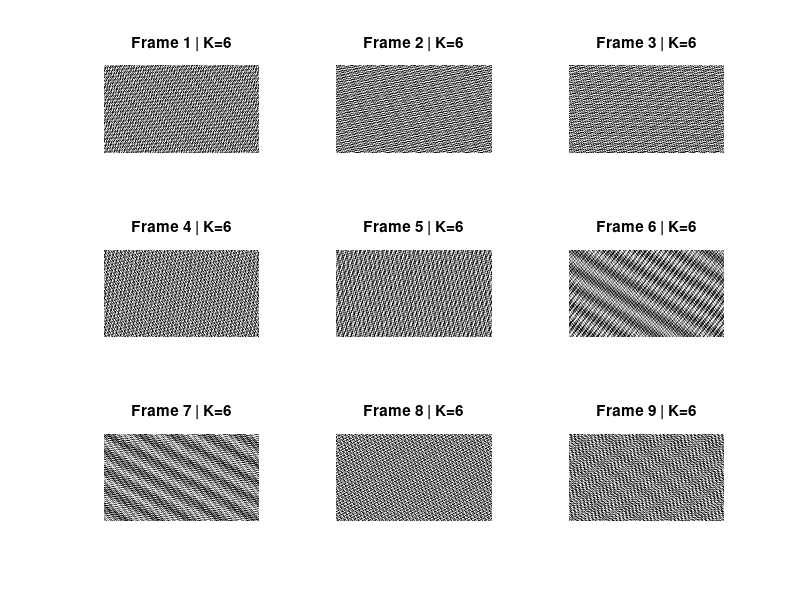

Recreate this plot in MATLAB.
%function demo_hyperplaid_tightgrid()
% Tight-grid hyperplaid demo (no PTB). Rectangular Hartley sublattice, no disk.
% - Exact integer cycles across the field (tight within the reduced subspace)
% - 6 gratings per frame; random picks from a regular k-lattice
% - Hartley-style phase: cas equivalently via sin() with ±pi/4 (± adds the π flip)

% ----------------------- Rig / design params ----------------------------
Wdeg = 51.344;                  % field width (deg)  <-- set your screen
Hdeg = 28.881;                  % field height (deg) <-- set your screen
ppd  = 49.86;                   % pixels per deg     <-- set your screen

K       = 6;                    % components per frame
Fmax    = 8;                    % max |fx|,|fy| in cyc/deg (rectangular cap)
sx      = 30;                   % stride in kx (choose near W/H ratio)
sy      = 17;                   % stride in ky (sx/sy ≈ W/H ≈ 1.78 is good)
nFrames = 9;                    % how many example frames
contrast= 0.4;                  % per-frame RMS target (approx)
amp     = contrast / sqrt(K);   % per-component amplitude (energy normalize)

% ----------------------- Pixel grids in degrees -------------------------
nx = round(Wdeg*ppd); ny = round(Hdeg*ppd);
[xpix, ypix] = meshgrid( (1:nx) - (nx-1)/2, (1:ny) - (ny-1)/2 );
Xdeg =  xpix / ppd;
Ydeg = -ypix / ppd;             % y up

% ----------------------- Build tight sublattice --------------------------
% Integer indices: fx = kx/Wdeg, fy = ky/Hdeg
Kx_max = floor(Wdeg * Fmax);    % max integer cycles across width
Ky_max = floor(Hdeg * Fmax);    % max integer cycles across height

kx_vals = unique([ -Kx_max : sx : Kx_max ]);
ky_vals = unique([ -Ky_max : sy : Ky_max ]);

% Exclude (0,0) from the pool
[kx_grid, ky_grid] = ndgrid(kx_vals, ky_vals);
pool_k = [kx_grid(:), ky_grid(:)];
pool_k = pool_k(~(pool_k(:,1)==0 & pool_k(:,2)==0), :);

% Report pool size and effective spacings in cyc/deg
fx_step = 1/Wdeg; fy_step = 1/Hdeg;
fprintf('Pool size: %d k-vectors (tight subspace)\n', size(pool_k,1));
fprintf('fx step: %.5f c/deg  (kx stride %d => %.5f c/deg)\n', ...
        fx_step, sx, sx*fx_step);
fprintf('fy step: %.5f c/deg  (ky stride %d => %.5f c/deg)\n', ...
        fy_step, sy, sy*fy_step);

% ----------------------- Draw frames ------------------------------------
figure('Color','w','Name','Tight-Grid Hyperplaid'); colormap(gray);

rng(1); % reproducible demo
for f = 1:nFrames
    acc = zeros(ny,nx);

    % sample K distinct indices from the tight sublattice
    pick = randperm(size(pool_k,1), K);
    ksel = pool_k(pick, :);

    % Hartley-style phase: cas(θ)=cosθ+sinθ = sqrt(2)*sin(θ+π/4)
    % We'll use sin(· + φBase) with φBase in { -π/4, +3π/4 } (i.e., ± with π flip)
    sgn    = (rand(K,1)>0)*2 - 1;            % ±1
    phiBas = (-pi/4) + (sgn<0)*pi;            % -π/4 or -π/4+π

    % Accumulate components
    for j = 1:K
        kx = ksel(j,1);  ky = ksel(j,2);
        fx = kx / Wdeg;  fy = ky / Hdeg;      % cyc/deg, tight & rectangular
        acc = acc + sin( 2*pi*( fx.*Xdeg + fy.*Ydeg ) + phiBas(j) );
    end

    % Compose image (0..1) with approx RMS contrast
    I = 0.5 + amp * acc;
    I = uint8(255 * min(max(I,0),1));

    subplot(3,3,f); imagesc(I); axis image off;
    title(sprintf('Frame %d | K=%d', f, K));
end

% ----------------------- Notes ------------------------------------------
% • This is a rectangular cap (|fx|<=Fmax, |fy|<=Fmax) with even strides (sx,sy).
%   That keeps a *tight* (Parseval) structure in the reduced subspace:
%   exact reconstruction for any image synthesized from this pool.
% • Adjust (sx,sy) to set density; aim for sx/sy ≈ Wdeg/Hdeg for near-isotropic
%   sampling in cyc/deg. Larger strides → fewer k’s.
% • For experiments: log each component’s (kx,ky) and sign per frame. Gaze
%   correction is per-component via φ_gc = φ + 2π (kx/Wdeg, ky/Hdeg)·(Δx,Δy).
%end
